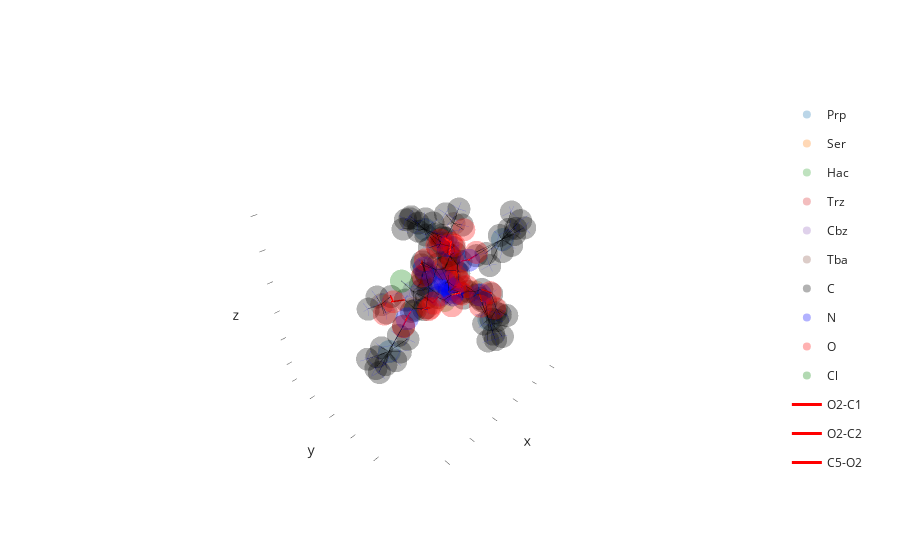

Notebook source saved alongside this figure:
### Code cell
env = make_environment(s)
v = env.graph.draw()
v.draw_edges(*env.rotatable_edges, color="red", elongate=1.2, linewidth=3)
v.draw_edges(*s.bonds, color="blue", opacity=0.2)
v.show()
